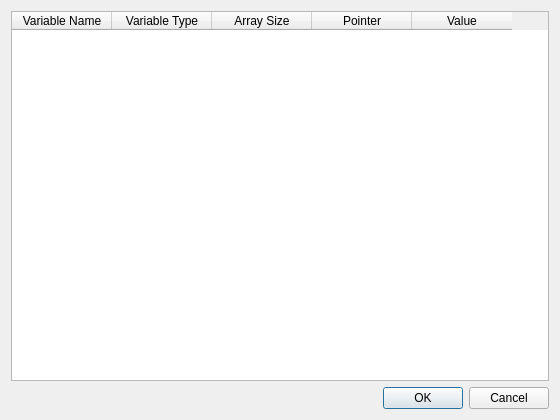
<?xml version="1.0" encoding="UTF-8"?>
<ui version="4.0">
 <class>VariableSelectorDialog</class>
 <widget class="QDialog" name="VariableSelectorDialog">
  <property name="geometry">
   <rect>
    <x>0</x>
    <y>0</y>
    <width>560</width>
    <height>420</height>
   </rect>
  </property>
  <property name="windowTitle">
   <string>Variable Selector</string>
  </property>
  <layout class="QVBoxLayout" name="verticalLayout">
   <item>
    <widget class="QTableWidget" name="tableWidget">
     <column>
      <property name="text">
       <string>Variable Name</string>
      </property>
     </column>
     <column>
      <property name="text">
       <string>Variable Type</string>
      </property>
     </column>
     <column>
      <property name="text">
       <string>Array Size</string>
      </property>
     </column>
     <column>
      <property name="text">
       <string>Pointer</string>
      </property>
     </column>
     <column>
      <property name="text">
       <string>Value</string>
      </property>
     </column>
    </widget>
   </item>
   <item>
    <widget class="QDialogButtonBox" name="buttonBox">
     <property name="standardButtons">
      <set>QDialogButtonBox::Cancel|QDialogButtonBox::Ok</set>
     </property>
    </widget>
   </item>
  </layout>
 </widget>
 <resources/>
 <connections>
  <connection>
   <sender>buttonBox</sender>
   <signal>accepted()</signal>
   <receiver>VariableSelectorDialog</receiver>
   <slot>accept()</slot>
   <hints>
    <hint type="sourcelabel">
     <x>586</x>
     <y>512</y>
    </hint>
    <hint type="destinationlabel">
     <x>504</x>
     <y>499</y>
    </hint>
   </hints>
  </connection>
  <connection>
   <sender>buttonBox</sender>
   <signal>rejected()</signal>
   <receiver>VariableSelectorDialog</receiver>
   <slot>reject()</slot>
   <hints>
    <hint type="sourcelabel">
     <x>668</x>
     <y>515</y>
    </hint>
    <hint type="destinationlabel">
     <x>428</x>
     <y>500</y>
    </hint>
   </hints>
  </connection>
 </connections>
</ui>
